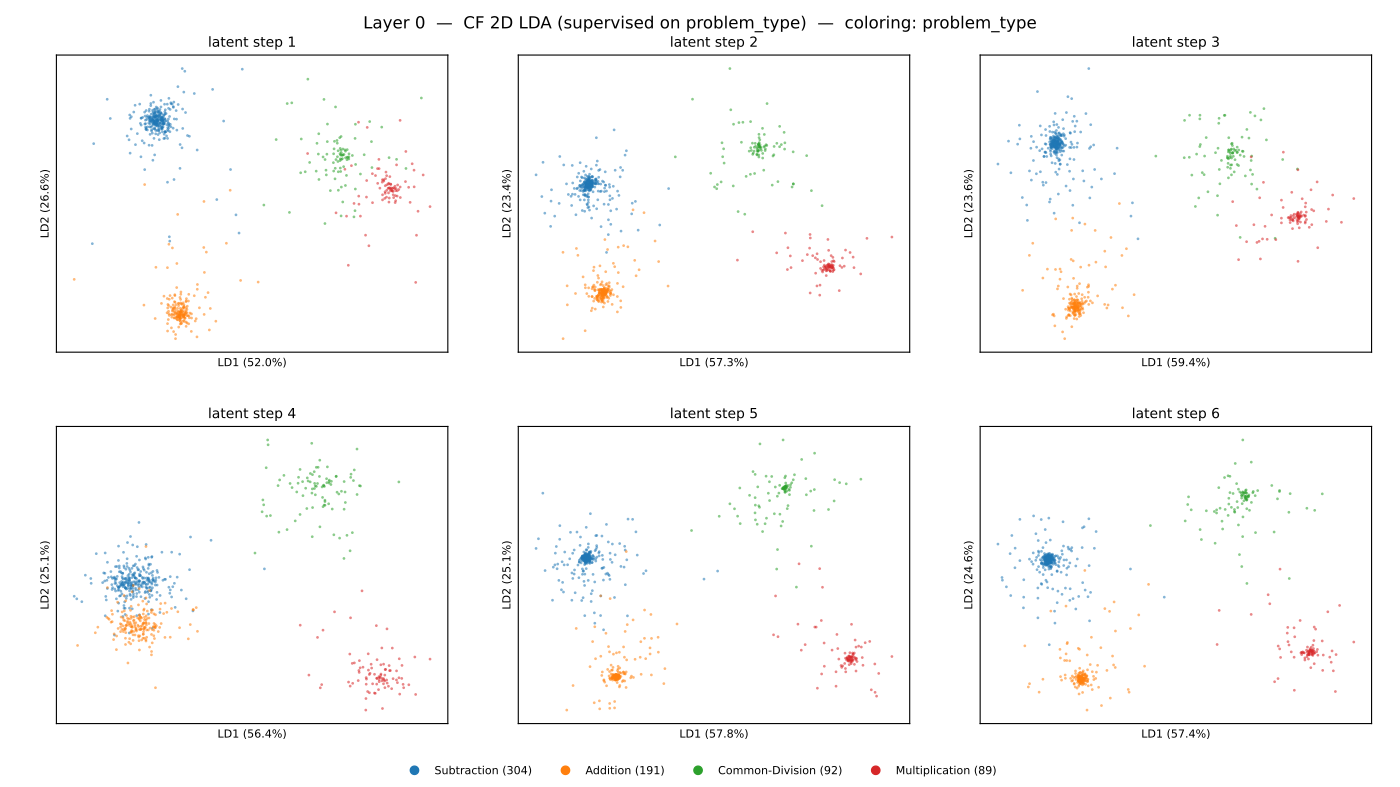

The Python source for this figure:
"""Per-(layer, latent-step) 2D LDA on the *counterfactual* magnitude-matched
SVAMP activations, supervised on problem type. Colorings:
  - problem_type   : sanity check that the LDA finds operator separation
  - output_bucket  : does the operator-supervised axis also separate magnitude
                     buckets? On magnitude-matched CF, magnitude is decoupled
                     from operator by construction, so the same axes should
                     NOT separate buckets — that's the disentanglement test.

Layout:
  - 17 slides, problem_type coloring
  - 17 slides, output_bucket coloring
Total: 34 slides.
"""

from __future__ import annotations

import json
from collections import Counter
from pathlib import Path

import matplotlib.pyplot as plt
import numpy as np
import torch
from matplotlib.backends.backend_pdf import PdfPages
from matplotlib.lines import Line2D
from sklearn.discriminant_analysis import LinearDiscriminantAnalysis


REPO = Path(__file__).resolve().parents[3]
ACTS_PATH = REPO / "inference" / "runs" / "cf_balanced_student" / "activations.pt"
CF_DATA = REPO.parent / "cf-datasets" / "cf_balanced.json"
OUT_PDF = REPO / "visualizations-all" / "v2" / "cf_lda_slideshow.pdf"

PROBLEM_TYPE_COLORS = {
    "Subtraction": "#1f77b4",
    "Addition": "#ff7f0e",
    "Common-Division": "#2ca02c",
    "Multiplication": "#d62728",
}
BUCKETS_ORDER = ["<10", "10-99", "100-999", "1000+"]
BUCKET_COLORS = {
    "<10": "#440154",
    "10-99": "#3b528b",
    "100-999": "#21918c",
    "1000+": "#fde725",
}


def load_metadata() -> dict:
    rows = json.load(open(CF_DATA))
    return {
        "n": len(rows),
        "problem_type": np.array([r["type"] for r in rows]),
        "output_bucket": np.array([r["output_bucket"] for r in rows]),
    }


def load_activations() -> np.ndarray:
    print(f"loading activations from {ACTS_PATH}", flush=True)
    t = torch.load(ACTS_PATH, map_location="cpu", weights_only=True)
    a = t.float().numpy()  # (N, S, L, H)
    print(f"  shape={a.shape}  bytes={a.nbytes/1e9:.2f} GB", flush=True)
    return a


def fit_all_lda_2d(
    acts: np.ndarray, problem_type: np.ndarray
) -> tuple[np.ndarray, np.ndarray]:
    """Fit LDA per (layer, latent_step) supervised on problem_type. Returns
    coords (L, S, N, 2) and var-ratio (L, S, 2)."""
    N, S, L, _H = acts.shape
    out = np.empty((L, S, N, 2), dtype=np.float32)
    var_ratio = np.empty((L, S, 2), dtype=np.float32)
    print(
        f"fitting {L*S} LDAs (2D, supervised on CF problem_type, "
        f"per layer × per latent step)",
        flush=True,
    )
    for layer in range(L):
        for step in range(S):
            X = acts[:, step, layer, :]
            lda = LinearDiscriminantAnalysis(n_components=2, solver="svd")
            out[layer, step] = lda.fit_transform(X, problem_type)
            var_ratio[layer, step] = lda.explained_variance_ratio_[:2]
        print(f"  layer {layer}/{L-1} done", flush=True)
    return out, var_ratio


def render_slide(
    pdf: PdfPages,
    layer: int,
    proj_for_layer: np.ndarray,  # (S, N, 2)
    var_for_layer: np.ndarray,   # (S, 2)
    coloring: str,
    meta: dict,
):
    S = proj_for_layer.shape[0]
    fig, axes = plt.subplots(2, 3, figsize=(14, 7.875))
    fig.suptitle(
        f"Layer {layer}  —  CF 2D LDA (supervised on problem_type)  "
        f"—  coloring: {coloring}",
        fontsize=12,
    )
    legend_proxies: list[Line2D] = []
    for s, ax in enumerate(axes.ravel()):
        if s >= S:
            ax.axis("off")
            continue
        xy = proj_for_layer[s]

        if coloring == "problem_type":
            for cls, color in PROBLEM_TYPE_COLORS.items():
                mask = meta["problem_type"] == cls
                ax.scatter(xy[mask, 0], xy[mask, 1],
                           s=4, c=color, alpha=0.55, linewidths=0)
            if s == 0:
                for cls, color in PROBLEM_TYPE_COLORS.items():
                    n = (meta["problem_type"] == cls).sum()
                    legend_proxies.append(
                        Line2D([0], [0], marker="o", linestyle="",
                               color=color, label=f"{cls} ({n})"))
        elif coloring == "output_bucket":
            for cls in BUCKETS_ORDER:
                mask = meta["output_bucket"] == cls
                ax.scatter(xy[mask, 0], xy[mask, 1],
                           s=4, c=BUCKET_COLORS[cls], alpha=0.55, linewidths=0)
            if s == 0:
                for cls in BUCKETS_ORDER:
                    n = (meta["output_bucket"] == cls).sum()
                    legend_proxies.append(
                        Line2D([0], [0], marker="o", linestyle="",
                               color=BUCKET_COLORS[cls], label=f"{cls} ({n})"))
        else:
            raise ValueError(coloring)

        ax.set_title(f"latent step {s+1}", fontsize=10)
        ax.set_xticks([])
        ax.set_yticks([])
        ax.set_xlabel(f"LD1 ({var_for_layer[s, 0]*100:.1f}%)", fontsize=8)
        ax.set_ylabel(f"LD2 ({var_for_layer[s, 1]*100:.1f}%)", fontsize=8)

    if legend_proxies:
        fig.legend(handles=legend_proxies, loc="lower center",
                   ncol=len(legend_proxies), fontsize=8, frameon=False,
                   bbox_to_anchor=(0.5, 0.0))
    fig.subplots_adjust(top=0.93, bottom=0.08, left=0.04, right=0.98,
                        wspace=0.18, hspace=0.25)
    pdf.savefig(fig, dpi=140)
    plt.close(fig)


def main():
    meta = load_metadata()
    print("CF labels:",
          " problem_type=", dict(Counter(meta["problem_type"])),
          " | output_bucket=", dict(Counter(meta["output_bucket"])),
          flush=True)

    acts = load_activations()
    proj_all, var_all = fit_all_lda_2d(acts, meta["problem_type"])
    L = proj_all.shape[0]

    print(f"writing {OUT_PDF}", flush=True)
    OUT_PDF.parent.mkdir(parents=True, exist_ok=True)
    with PdfPages(OUT_PDF) as pdf:
        for coloring in ["problem_type", "output_bucket"]:
            print(f"  coloring: {coloring}", flush=True)
            for layer in range(L):
                render_slide(pdf, layer, proj_all[layer], var_all[layer], coloring, meta)
    print(f"done -> {OUT_PDF}  ({OUT_PDF.stat().st_size/1e6:.1f} MB)")


if __name__ == "__main__":
    main()
